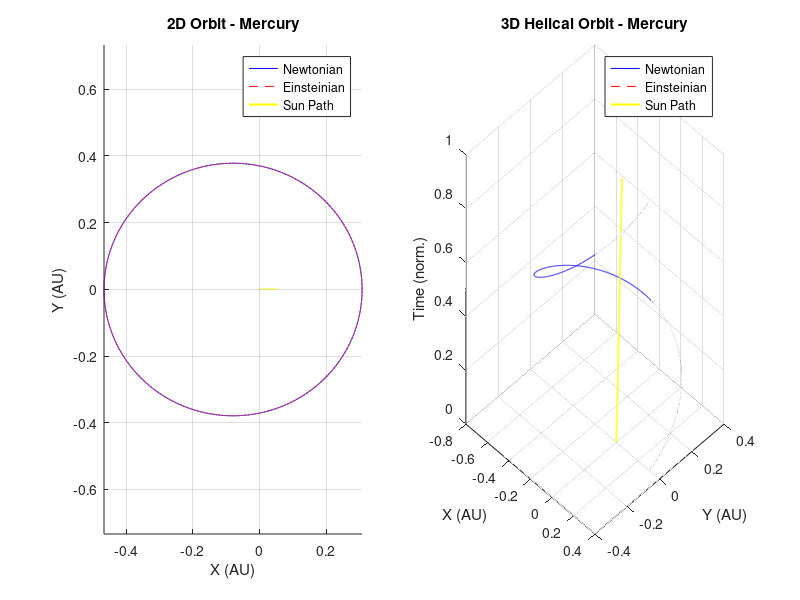
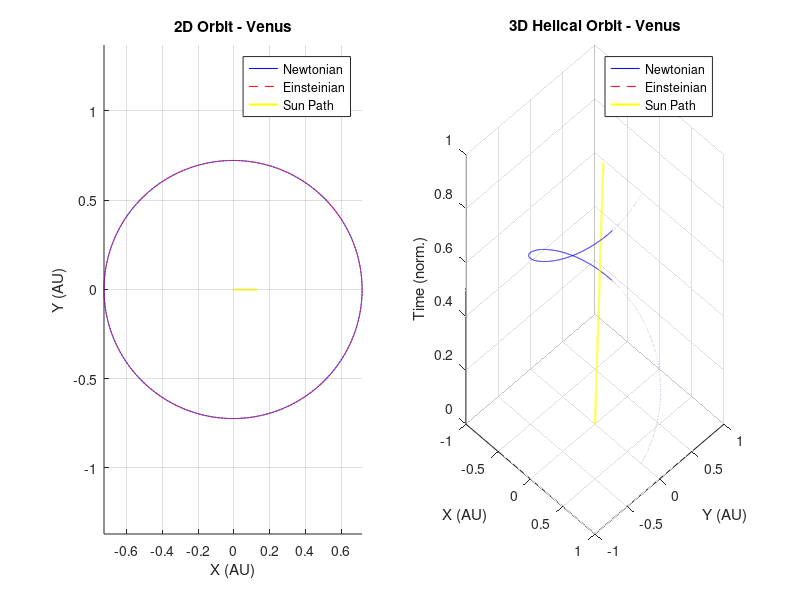
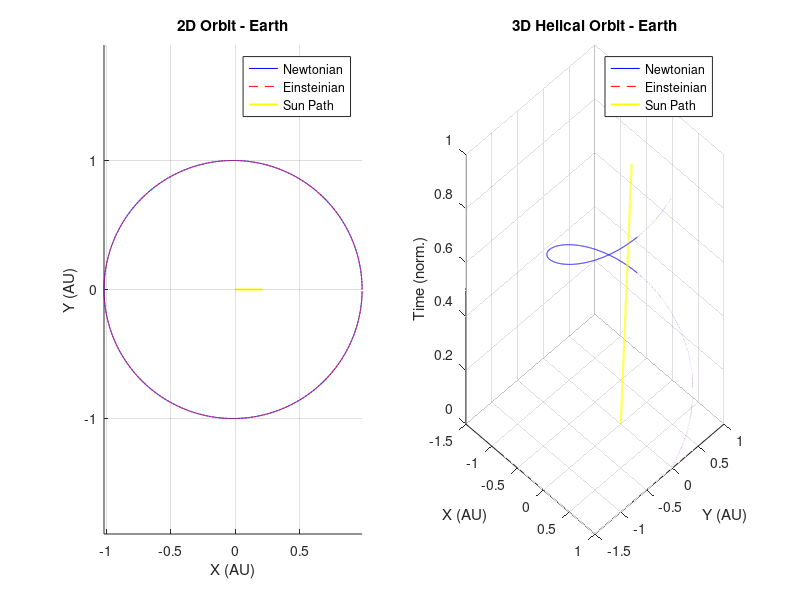
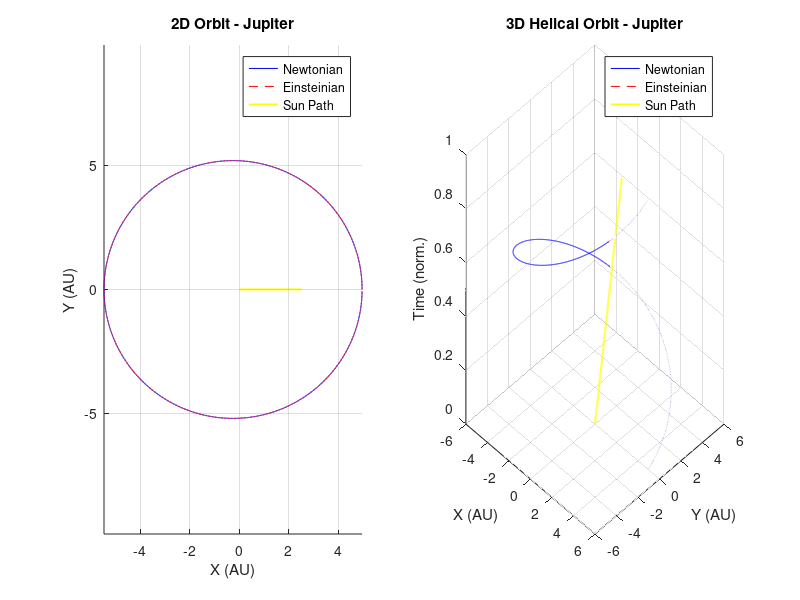

Write MATLAB code to recreate these figures, in order.
clc; clear;

% Constants
G = 6.67430e-11; % gravitational constant
M = 1.989e30;    % solar mass
AU = 1.496e11;   % 1 astronomical unit

% Planetary data: [Name, a (m), e, Einstein correction, T_orbit (s)]
planets = {
    'Mercury', 0.387*AU, 0.206, 5e-7, 7.6e6;
    'Venus',   0.723*AU, 0.007, 3e-8, 1.94e7;
    'Earth',   1.000*AU, 0.017, 2e-8, 3.15e7;
    'Jupiter', 5.204*AU, 0.049, 2e-9, 3.74e8;
    'Pluto',  39.48*AU,  0.248, 4e-10, 7.8e9;
};

n_planets = size(planets,1);

% Define Sun's limited galactic motion speed (in m/s)
sun_speed = 1e3;

for p = 1:n_planets
    name = planets{p,1};
    a = planets{p,2}; e = planets{p,3}; eps = planets{p,4}; T = planets{p,5};
    steps = 4000;
    dt = T / steps;
    t = linspace(0, T, steps);

    % Initial conditions
    r0 = [a*(1-e), 0];
    v0 = [0, sqrt(G*M*(1+e)/(a*(1-e)))];

    % Newtonian
    rN = zeros(steps,2); vN = zeros(steps,2);
    rN(1,:) = r0; vN(1,:) = v0;

    % Einsteinian
    rE = zeros(steps,2); vE = zeros(steps,2);
    rE(1,:) = r0; vE(1,:) = v0;

    for i = 1:steps-1
        rNmag = norm(rN(i,:));
        rEmag = norm(rE(i,:));

        % Newtonian acceleration
        aN = -G*M * rN(i,:) / rNmag^3;
        vN(i+1,:) = vN(i,:) + aN * dt;
        rN(i+1,:) = rN(i,:) + vN(i+1,:) * dt;

        % Einsteinian acceleration
        precess = 1 + eps / rEmag^2;
        aE = -G*M * rE(i,:) / rEmag^3 * precess;
        vE(i+1,:) = vE(i,:) + aE * dt;
        rE(i+1,:) = rE(i,:) + vE(i+1,:) * dt;
    end

    % Sun's limited 3D drift for this planet's time
    z = linspace(0, 1, steps);
    sun_path = [sun_speed * dt * (1:steps)' / AU, zeros(steps,1), z'];

    % Plot each planet
    figure('Name',['Orbit of ',name],'NumberTitle','off');

    % 2D Orbit
    subplot(1,2,1); hold on; axis equal; grid on;
    plot(rN(:,1)/AU, rN(:,2)/AU, 'b-', 'DisplayName','Newtonian');
    plot(rE(:,1)/AU, rE(:,2)/AU, 'r--', 'DisplayName','Einsteinian');
    plot(sun_path(:,1), sun_path(:,2), 'y-', 'LineWidth', 1.5, 'DisplayName','Sun Path');
    xlabel('X (AU)'); ylabel('Y (AU)');
    title(['2D Orbit - ',name]); legend;

    % 3D Helical Orbit
    subplot(1,2,2); hold on; grid on;
    plot3(rN(:,1)/AU, rN(:,2)/AU, z, 'b-', 'DisplayName','Newtonian');
    plot3(rE(:,1)/AU, rE(:,2)/AU, z, 'r--', 'DisplayName','Einsteinian');
    plot3(sun_path(:,1), sun_path(:,2), sun_path(:,3), 'y-', 'LineWidth', 1.5, 'DisplayName','Sun Path');
    xlabel('X (AU)'); ylabel('Y (AU)'); zlabel('Time (norm.)');
    title(['3D Helical Orbit - ',name]); legend;
    view(45,30);

    % Output info
    fprintf('\n===== %s =====\n', name);
    fprintf('Semi-major axis (AU): %.3f\n', a/AU);
    fprintf('Eccentricity: %.3f\n', e);
    fprintf('Newtonian Final r: %.3e m\n', norm(rN(end,:)));
    fprintf('Einsteinian Final r: %.3e m\n', norm(rE(end,:)));
end

%% Final Comparison Plot
fprintf('\n==== COMPARISON BASED ON PLUTO TIME ====\n');
T_pluto = planets{5,5}; steps = 8000; dt = T_pluto / steps;
z_global = linspace(0, 1, steps);
colors = lines(n_planets);
r_all = cell(n_planets,1); r3_all = cell(n_planets,1);

% Sun path
sun_path = [sun_speed * dt * (1:steps)' / AU, zeros(steps,1), z_global'];

% Orbits
for p = 1:n_planets
    a = planets{p,2}; e = planets{p,3};
    r0 = [a*(1-e), 0]; v0 = [0, sqrt(G*M*(1+e)/(a*(1-e)))];

    r = zeros(steps,2); v = zeros(steps,2);
    r(1,:) = r0; v(1,:) = v0;
    for i = 1:steps-1
        rmag = norm(r(i,:));
        aN = -G*M * r(i,:) / rmag^3;
        v(i+1,:) = v(i,:) + aN * dt;
        r(i+1,:) = r(i,:) + v(i+1,:) * dt;
    end
    r_all{p} = r(:,1:2)/AU;
    r3_all{p} = [r(:,1:2)/AU, z_global'];
end

% Final comparison plot
figure('Name','All Planets Orbit Comparison','NumberTitle','off');

subplot(1,2,1); hold on; axis equal; grid on;
title('2D Orbits (Pluto Ref)');
for p = 1:n_planets
    plot(r_all{p}(:,1), r_all{p}(:,2), 'Color', colors(p,:), 'DisplayName', planets{p,1});
end
plot(sun_path(:,1), sun_path(:,2), 'y-', 'LineWidth', 1.5, 'DisplayName','Sun Path');
xlabel('X (AU)'); ylabel('Y (AU)'); legend;

subplot(1,2,2); hold on; grid on;
title('3D Helical Orbits (Pluto Ref)');
for p = 1:n_planets
    plot3(r3_all{p}(:,1), r3_all{p}(:,2), r3_all{p}(:,3), 'Color', colors(p,:), 'DisplayName', planets{p,1});
end
plot3(sun_path(:,1), sun_path(:,2), sun_path(:,3), 'y-', 'LineWidth', 1.5, 'DisplayName','Sun Path');
xlabel('X (AU)'); ylabel('Y (AU)'); zlabel('Time (norm.)');
view(45,30); legend;
